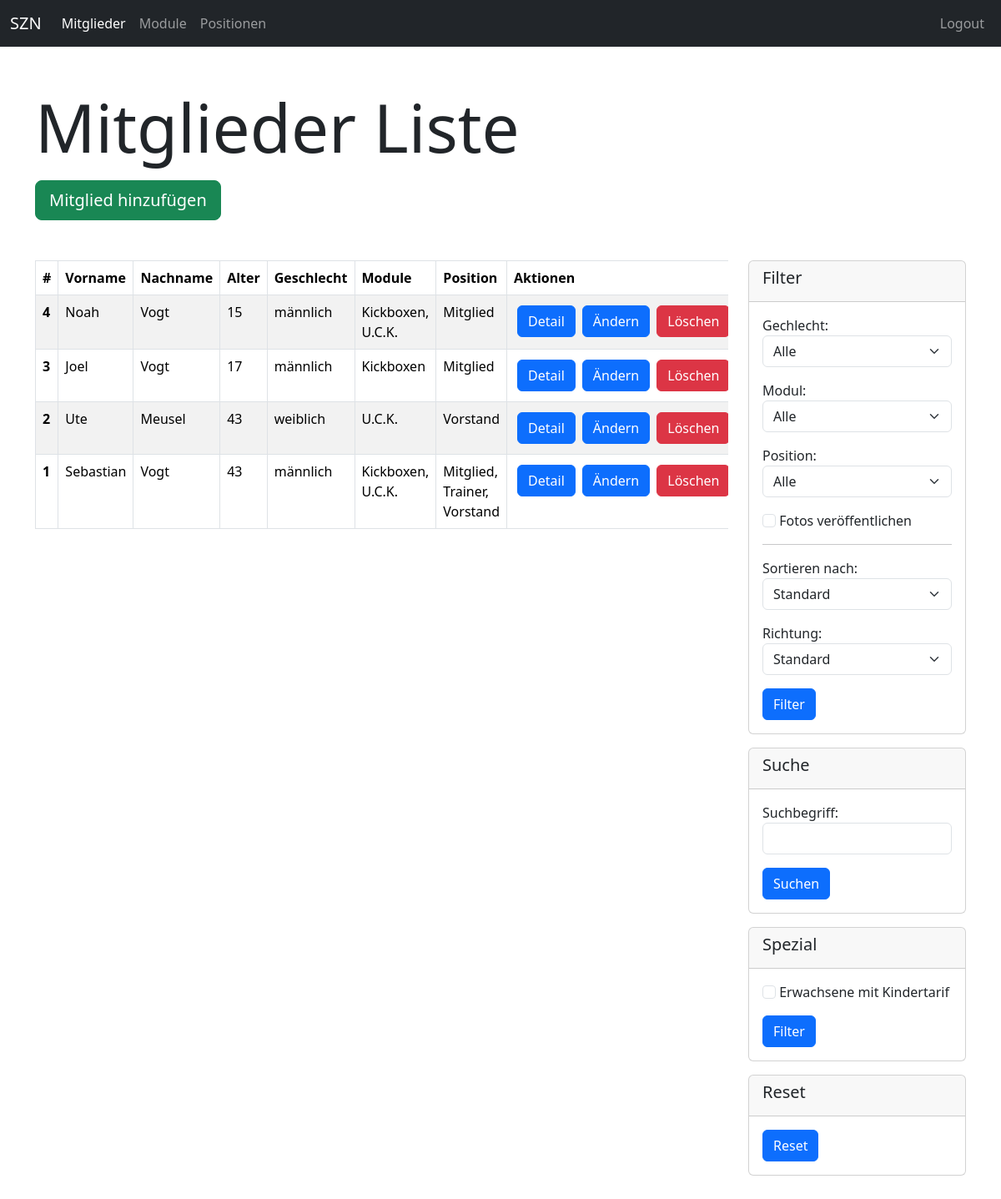
Page /members/members-list/ (signed in) on the committed database.
### members/models.py (models this page shows, shortened)
class Member(models.Model):
    firstname = models.CharField(max_length=100)
    lastname = models.CharField(max_length=100)
    birthday = models.DateField()
    gender = models.ForeignKey(Gender, null=True, blank=True, on_delete=models.SET_NULL)
    adress = models.TextField()
    email = models.EmailField(blank=True)
    phone = models.CharField(max_length=100, blank=True)
    entry_date = models.DateField()
    account_details = models.TextField(blank=True)
    legal_representative = models.TextField(null=True, blank=True)
    positions = models.ManyToManyField(Position, blank=True)
    modules = models.ManyToManyField(Module, blank=True)
    licenses = models.ManyToManyField(License, blank=True)
    rate = models.ForeignKey(Rate, null=True, blank=True, on_delete=models.SET_NULL)
    chronic_diseases = models.TextField(null=True, blank=True)
    permanent_medication = models.TextField(null=True, blank=True)
    publish_fotos = models.BooleanField(default=False)
    is_active = models.BooleanField(default=True)
    @admin.display(description="Age")
    def get_age(self):
        now = datetime.now()
        b_day = datetime.strptime(str(self.birthday), "%Y-%m-%d")
        delta = now - b_day
        return math.floor(delta.days / 365)
    @admin.display(description="Modules")
    def get_modules_str(self):
        modules = self.modules.all().order_by("name")
        modules_list = [module.name for module in modules]
        return ", ".join(modules_list)
    @admin.display(description="Positions")
    def get_positions_str(self):
        positions = self.positions.all().order_by("name")
        positions_list = [position.name for position in positions]
        return ", ".join(positions_list)

class Gender(models.Model):
    name = models.CharField(max_length=100)
    def __str__(self):
        return self.name

class Module(models.Model):
    name = models.CharField(max_length=255)

class Position(models.Model):
    name = models.CharField(max_length=255)

### members/views.py (the view)
# urls.py: path("members-list/", views.index, name="members-index"),
def index(request):
    if not request.user.is_authenticated:
        return helpers.not_auth_redirect()
    filter_gender = request.GET.get("gender")
    filter_module = request.GET.get("module")
    filter_position = request.GET.get("position")
    filter_publish_fotos = request.GET.get("publish_fotos")
    order = request.GET.get("order")
    order_dir = request.GET.get("order_dir")
    order_dir_str = ""
    search = request.GET.get("search")
    show_adult_with_child_rate = request.GET.get("show_adult_with_child_rate")
    print(f"sawcr: {show_adult_with_child_rate}")
    members = models.Member.objects.filter(is_active=True).order_by("-id")
    genders = models.Gender.objects.all()
    modules = models.Module.objects.all()
    positions = models.Position.objects.all()
    if filter_gender != None and filter_gender != "all":
        try:
            members = members.filter(gender__id=int(filter_gender))
        except:
            url = reverse("members-index")
            HttpResponseRedirect(url)
    if filter_module != None and filter_module != "all":
        try:
            members = members.filter(modules__id=int(filter_module))
        except:
            url = reverse("members-index")
            HttpResponseRedirect(url)
    if filter_position != None and filter_position != "all":
        try:
            members = members.filter(positions__id=int(filter_position))
        except:
            url = reverse("members-index")
            HttpResponseRedirect(url)
    if filter_publish_fotos != None:
        try:
            members = members.filter(publish_fotos=True)
        except:
            url = reverse("members-index")
            HttpResponseRedirect(url)
    if search != "" and search != None:
        try:
            members = members.filter(Q(firstname__icontains=search) | Q(lastname__icontains=search)).distinct()
        except:
            url = reverse("members-index")
            HttpResponseRedirect(url)
    if order_dir != "default":
        if order_dir == "up":
            order_dir_str = ""
        elif order_dir == "down":
            order_dir_str = "-"
    if order != "default":
        if order == "firstname":
            members = members.order_by(f"{order_dir_str}{order}")
            print(f"{order_dir_str}{order}")
        elif order == "lastname":
            members = members.order_by(f"{order_dir_str}{order}")
        elif order == "birthday":
            members = members.order_by(f"{order_dir_str}{order}")
        elif order == "id":
            members = members.order_by(f"{order_dir_str}{order}")
    if show_adult_with_child_rate != None:
        members = members.filter(rate__name="Kind")
        members = [member for member in members if member.get_age() > 18]
    return render(request, "members/index.html", {
        "title": "Mitglieder Liste",
        "members": members,
        "genders": genders,
        "modules": modules,
        "positions": positions,
    })

### members/templates/members/index.html (shortened to what this page needs)
{% extends "base_two_col.html" %}
{% block header %}
    <div class="mb-3">
        <h1 class="display-1">{{ title }}</h1>
    </div>
    <div class="mb-5">
        <a class="btn btn-success btn-lg" href="{% url "members-member-new" %}">Mitglied hinzufügen</a>
    </div>
{% endblock %}
{% block main %}
    {% include "members/partials/_members_table.html" %}
{% endblock %}
{% block sidebar %}
    <div class="card mb-3">
        <div class="card-header">
            <h5>Filter</h5>
        </div>
        <div class="card-body">
           {% include "members/partials/_filter_form.html" %}
        </div>
    </div>
    <div class="card mb-3">
        <div class="card-header">
            <h5>Suche</h5>
        </div>
        <div class="card-body">
           {% include "members/partials/_search_form.html" %}
        </div>
    </div>
    <div class="card mb-3">
        <div class="card-header">
            <h5>Spezial</h5>
        </div>
        <div class="card-body">
           {% include "members/partials/_show_adult_with_child_rate.html" %}
        </div>
    </div>
    <div class="card mb-3">
        <div class="card-header">
            <h5>Reset</h5>
        </div>
        <div class="card-body">
            <a class="btn btn-primary" href="{% url "members-index" %}">Reset</a>
        </div>
    </div>
{% endblock %}

### members/templates/members/partials/_members_table.html
<div class="table-responsive">
    <table class="table table-striped table-bordered">
        <thead>
            <tr>
                <th scope="col">#</th>
                <th scope="col">Vorname</th>
                <th scope="col">Nachname</th>
                <th scope="col">Alter</th>
                <th class="d-none d-md-table-cell" scope="col">Geschlecht</th>
                <th class="d-none d-md-table-cell" scope="col">Module</th>
                <th class="d-none d-md-table-cell" scope="col">Position</th>
                <th scope="col">Aktionen</th>
            </tr>
        </thead>
        <tbody>
            {% for member in members %}
                <tr>
                    <th scope="row">{{ member.id }}</th>
                    <td>{{ member.firstname }}</td>
                    <td>{{ member.lastname }}</td>
                    <td>{{ member.get_age }}</td>
                    <td class="d-none d-md-table-cell">{{ member.gender }}</td>
                    <td class="d-none d-md-table-cell">{{ member.get_modules_str }}</td>
                    <td class="d-none d-md-table-cell">{{ member.get_positions_str }}</td>
                    <td>
                        <div class="d-flex justify-content-start">
                            <a class="btn btn-primary m-1 d-block" href="{% url "members-member-detail" id=member.id %}">Detail</a>
                            <a class="btn btn-primary m-1 d-block" href="{% url "members-member-update" id=member.id %}">Ändern</a>
                            <a class="btn btn-danger m-1 d-block" href="{% url "members-member-delete" id=member.id %}">Löschen</a>
                        </div>
                    </td>
                </tr>
            {% endfor %}
        </tbody>
    </table>
</div>

### rows in the picture
Member: id "4", firstname "Noah", lastname "Vogt", get_age "15", gender "männlich", get_modules_str "Kickboxen, U.C.K.", get_positions_str "Mitglied"
Member: id "3", firstname "Joel", lastname "Vogt", get_age "17", gender "männlich", get_modules_str "Kickboxen", get_positions_str "Mitglied"
Member: id "2", firstname "Ute", lastname "Meusel", get_age "43", gender "weiblich", get_modules_str "U.C.K.", get_positions_str "Vorstand"
Member: id "1", firstname "Sebastian", lastname "Vogt", get_age "43", gender "männlich", get_modules_str "Kickboxen, U.C.K.", get_positions_str "Mitglied, Trainer, Vorstand"

### other values in the picture
{{ title }} "Mitglieder Liste"
